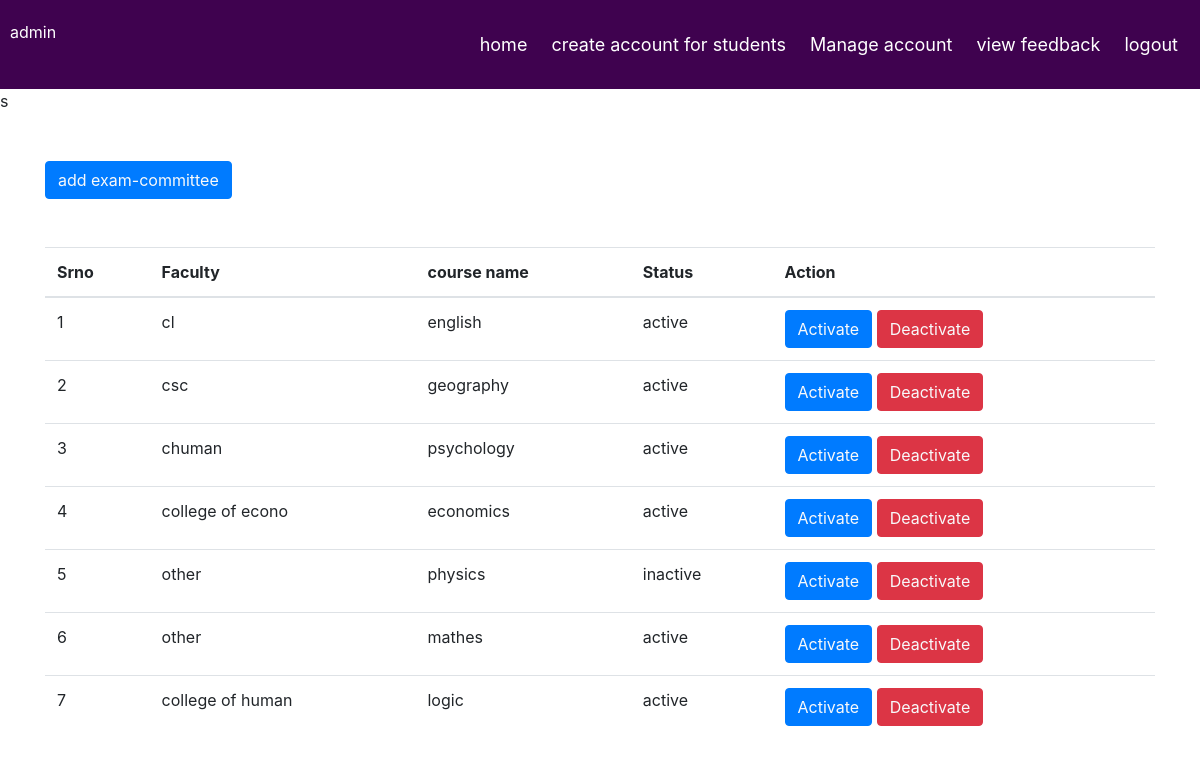
The app's page /admin/committee.php (signed in) with its own data.
### tables this page shows
CREATE TABLE `committeeacc` (
  `id` int(11) NOT NULL,
  `faculty` varchar(255) NOT NULL,
  `coursename` varchar(30) NOT NULL,
  `semester` int(5) NOT NULL,
  `password` varchar(100) NOT NULL,
  `branch` varchar(255) NOT NULL,
  `status` varchar(10) NOT NULL
);

### admin/committee.php (the view, shortened to what this page needs)
<?php
 include("db.php");
?>
<?php
 include("header.php");
?>
<!DOCTYPE html>
<html lang="en">
    <head>
        <link rel="stylesheet" href="https://cdn.jsdelivr.net/npm/bootstrap@4.0.0/dist/css/bootstrap.min.css">
    </head>
    <body>
<div class="container">
    <button class="btn btn-primary my-5"><a href="addcommittee.php" class="text-light">add exam-committee</a></button>
  <table class='table'>
            <thead>
                <tr>
                    <th>Srno</th>
                    <th>Faculty</th>
                    <th>course name</th>
                     <th>Status</th>
                    <th>Action</th>
                </tr>
            </thead>
            <tbody>
      <?php
      $sql= "SELECT * from  committeeacc";
   $result=$conn->query($sql);
     $sn=1;
    if($result){
    while($row=mysqli_fetch_assoc($result)){
       $id=$row['id'];
        $faculty=  $row['faculty'];
         $coursename=  $row['coursename'];
         $status=$row['status'];
      echo'<tr>
        <td>'. $sn++.'</td>
        <td>'.$faculty.'</td>
        <td>'.$coursename.'</td>
        <td>'.$status.'</td>
        <td>
           <button class="btn btn-primary"><a href="activate committee.php? activateid='.$id.'" class="text-light">Activate</a></button>
           <button class="btn btn-danger"><a href="activate committee.php? deactivateid='.$id.'" class="text-light">Deactivate</a></button>
           </td>
    </tr>';
  }
}
?>
</tbody>
</table>
 </div>
</body>
</html>

### admin/header.php (shortened to what this page needs)
<!DOCTYPE html>
<html>
<head>
</head>
<body>
<div class="header">
  <?php echo htmlspecialchars($_SESSION["username"]); ?>
  <div class="header-right">
     <a  href="../page admin.php">home</a>
    <a  href="#">create account for students</a>
     <a href="../page admin.php">Manage account</a>
      <a href="#">view feedback</a>
    <a href="../logout.php">logout</a>
  </div>
</div>
s
</body>
</html>

### admin/header.php (style rules this page uses)
* { box-sizing: border-box; }
body { margin: 0; font-family: Arial, Helvetica, sans-serif; }
.header { overflow: hidden; background-color: #3f024f;!important;; padding: 20px 10px; color: white; }
.header a { float: left; color: white; text-align: center; padding: 12px; text-decoration: none; font-size: 18px; line-height: 25px; border-radius: 4px; }
.header-right { float: right; }

### records on screen
committeeacc: faculty "cl", coursename "english", status "active"
committeeacc: faculty "csc", coursename "geography", status "active"
committeeacc: faculty "chuman", coursename "psychology", status "active"
committeeacc: faculty "college of econo", coursename "economics", status "active"
committeeacc: faculty "other", coursename "physics", status "inactive"
committeeacc: faculty "other", coursename "mathes", status "active"
committeeacc: faculty "college of human", coursename "logic", status "active"

### other values on screen
$_SESSION["username"] "admin"
